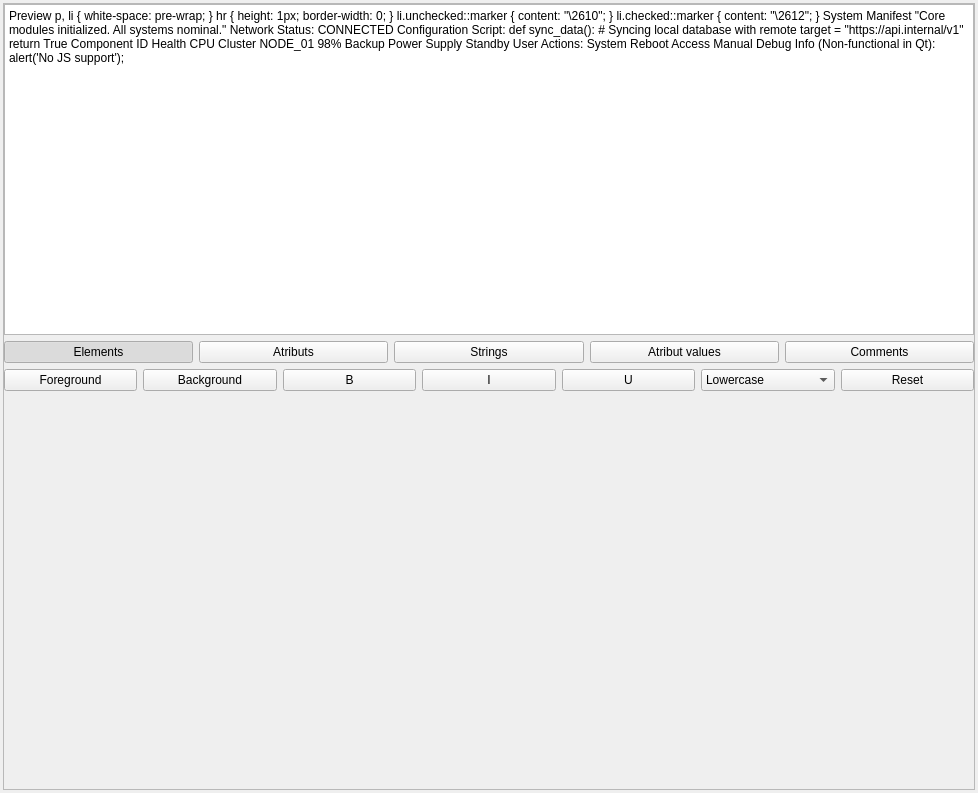
<?xml version="1.0" encoding="UTF-8"?>
<ui version="4.0">
 <class>sourcePage</class>
 <widget class="QWidget" name="sourcePage">
  <property name="geometry">
   <rect>
    <x>0</x>
    <y>0</y>
    <width>978</width>
    <height>793</height>
   </rect>
  </property>
  <property name="windowTitle">
   <string>Form</string>
  </property>
  <layout class="QVBoxLayout" name="mainLayout">
   <property name="spacing">
    <number>3</number>
   </property>
   <property name="leftMargin">
    <number>3</number>
   </property>
   <property name="topMargin">
    <number>3</number>
   </property>
   <property name="rightMargin">
    <number>3</number>
   </property>
   <property name="bottomMargin">
    <number>3</number>
   </property>
   <item>
    <widget class="QScrollArea" name="sourceCodeScrollArea">
     <property name="sizePolicy">
      <sizepolicy hsizetype="MinimumExpanding" vsizetype="MinimumExpanding">
       <horstretch>0</horstretch>
       <verstretch>0</verstretch>
      </sizepolicy>
     </property>
     <property name="horizontalScrollBarPolicy">
      <enum>Qt::ScrollBarAlwaysOff</enum>
     </property>
     <property name="sizeAdjustPolicy">
      <enum>QAbstractScrollArea::AdjustToContents</enum>
     </property>
     <property name="widgetResizable">
      <bool>true</bool>
     </property>
     <property name="alignment">
      <set>Qt::AlignCenter</set>
     </property>
     <widget class="QWidget" name="sourceCodeScrollContent">
      <property name="geometry">
       <rect>
        <x>0</x>
        <y>0</y>
        <width>970</width>
        <height>785</height>
       </rect>
      </property>
      <layout class="QVBoxLayout" name="sourceCodeScrollLayout">
       <property name="leftMargin">
        <number>0</number>
       </property>
       <property name="topMargin">
        <number>0</number>
       </property>
       <property name="rightMargin">
        <number>0</number>
       </property>
       <property name="bottomMargin">
        <number>0</number>
       </property>
       <item>
        <layout class="QVBoxLayout" name="exampleTextLayout">
         <property name="topMargin">
          <number>0</number>
         </property>
         <property name="bottomMargin">
          <number>6</number>
         </property>
         <item>
          <widget class="QTextEdit" name="exampleTextEdit">
           <property name="documentTitle">
            <string>Preview</string>
           </property>
           <property name="readOnly">
            <bool>true</bool>
           </property>
           <property name="html">
            <string>&lt;!DOCTYPE HTML PUBLIC &quot;-//W3C//DTD HTML 4.0//EN&quot; &quot;http://www.w3.org/TR/REC-html40/strict.dtd&quot;&gt;
&lt;html&gt;&lt;head&gt;&lt;meta name=&quot;qrichtext&quot; content=&quot;1&quot; /&gt;&lt;meta charset=&quot;utf-8&quot; /&gt;&lt;title&gt;Preview&lt;/title&gt;&lt;style type=&quot;text/css&quot;&gt;
p, li { white-space: pre-wrap; }
hr { height: 1px; border-width: 0; }
li.unchecked::marker { content: &quot;\2610&quot;; }
li.checked::marker { content: &quot;\2612&quot;; }
&lt;/style&gt;&lt;/head&gt;&lt;body style=&quot; font-family:'Ubuntu'; font-size:10pt; font-weight:400; font-style:normal;&quot;&gt;
&lt;p style=&quot; margin-top:0px; margin-bottom:0px; margin-left:0px; margin-right:0px; -qt-block-indent:0; text-indent:0px;&quot;&gt;&amp;lt;html&amp;gt;&lt;/p&gt;
&lt;p style=&quot; margin-top:0px; margin-bottom:0px; margin-left:0px; margin-right:0px; -qt-block-indent:0; text-indent:0px;&quot;&gt;  &amp;lt;body style=&amp;quot;font-family: 'Arial', sans-serif; font-size: 10pt; color: #222;&amp;quot;&amp;gt;&lt;/p&gt;
&lt;p style=&quot; margin-top:0px; margin-bottom:0px; margin-left:0px; margin-right:0px; -qt-block-indent:0; text-indent:0px;&quot;&gt;    &amp;lt;h2 style=&amp;quot;color: #004a99;&amp;quot;&amp;gt;System Manifest&amp;lt;/h2&amp;gt;&lt;/p&gt;
&lt;p style=&quot; margin-top:0px; margin-bottom:0px; margin-left:0px; margin-right:0px; -qt-block-indent:0; text-indent:0px;&quot;&gt;    &amp;lt;blockquote style=&amp;quot;background: #f4f4f4; border-left: 4px solid #004a99; padding: 8px;&amp;quot;&amp;gt;&lt;/p&gt;
&lt;p style=&quot; margin-top:0px; margin-bottom:0px; margin-left:0px; margin-right:0px; -qt-block-indent:0; text-indent:0px;&quot;&gt;      &amp;quot;Core modules initialized. All systems nominal.&amp;quot;&lt;/p&gt;
&lt;p style=&quot; margin-top:0px; margin-bottom:0px; margin-left:0px; margin-right:0px; -qt-block-indent:0; text-indent:0px;&quot;&gt;    &amp;lt;/blockquote&amp;gt;&lt;/p&gt;
&lt;p style=&quot; margin-top:0px; margin-bottom:0px; margin-left:0px; margin-right:0px; -qt-block-indent:0; text-indent:0px;&quot;&gt;    &amp;lt;p&amp;gt;Network Status: &amp;lt;span style=&amp;quot;color: #28a745; font-weight: bold;&amp;quot;&amp;gt;CONNECTED&amp;lt;/span&amp;gt;&amp;lt;/p&amp;gt;&lt;/p&gt;
&lt;p style=&quot; margin-top:0px; margin-bottom:0px; margin-left:0px; margin-right:0px; -qt-block-indent:0; text-indent:0px;&quot;&gt;    &amp;lt;hr /&amp;gt;&lt;/p&gt;
&lt;p style=&quot; margin-top:0px; margin-bottom:0px; margin-left:0px; margin-right:0px; -qt-block-indent:0; text-indent:0px;&quot;&gt;    &amp;lt;p&amp;gt;Configuration Script:&amp;lt;/p&amp;gt;&lt;/p&gt;
&lt;p style=&quot; margin-top:0px; margin-bottom:0px; margin-left:0px; margin-right:0px; -qt-block-indent:0; text-indent:0px;&quot;&gt;    &amp;lt;pre style=&amp;quot;background: #1e1e1e; color: #d4d4d4; padding: 12px; border-radius: 4px;&amp;quot;&amp;gt;&lt;/p&gt;
&lt;p style=&quot; margin-top:0px; margin-bottom:0px; margin-left:0px; margin-right:0px; -qt-block-indent:0; text-indent:0px;&quot;&gt;def sync_data():&lt;/p&gt;
&lt;p style=&quot; margin-top:0px; margin-bottom:0px; margin-left:0px; margin-right:0px; -qt-block-indent:0; text-indent:0px;&quot;&gt;    # Syncing local database with remote&lt;/p&gt;
&lt;p style=&quot; margin-top:0px; margin-bottom:0px; margin-left:0px; margin-right:0px; -qt-block-indent:0; text-indent:0px;&quot;&gt;    target = &amp;quot;https://api.internal/v1&amp;quot;&lt;/p&gt;
&lt;p style=&quot; margin-top:0px; margin-bottom:0px; margin-left:0px; margin-right:0px; -qt-block-indent:0; text-indent:0px;&quot;&gt;    return True&lt;/p&gt;
&lt;p style=&quot; margin-top:0px; margin-bottom:0px; margin-left:0px; margin-right:0px; -qt-block-indent:0; text-indent:0px;&quot;&gt;    &amp;lt;/pre&amp;gt;&lt;/p&gt;
&lt;p style=&quot; margin-top:0px; margin-bottom:0px; margin-left:0px; margin-right:0px; -qt-block-indent:0; text-indent:0px;&quot;&gt;    &amp;lt;table border=&amp;quot;1&amp;quot; width=&amp;quot;100%&amp;quot; cellpadding=&amp;quot;6&amp;quot; style=&amp;quot;border-collapse: collapse; border: 1px solid #ddd;&amp;quot;&amp;gt;&lt;/p&gt;
&lt;p style=&quot; margin-top:0px; margin-bottom:0px; margin-left:0px; margin-right:0px; -qt-block-indent:0; text-indent:0px;&quot;&gt;      &amp;lt;tr bgcolor=&amp;quot;#f2f2f2&amp;quot;&amp;gt;&lt;/p&gt;
&lt;p style=&quot; margin-top:0px; margin-bottom:0px; margin-left:0px; margin-right:0px; -qt-block-indent:0; text-indent:0px;&quot;&gt;        &amp;lt;th&amp;gt;Component&amp;lt;/th&amp;gt;&lt;/p&gt;
&lt;p style=&quot; margin-top:0px; margin-bottom:0px; margin-left:0px; margin-right:0px; -qt-block-indent:0; text-indent:0px;&quot;&gt;        &amp;lt;th&amp;gt;ID&amp;lt;/th&amp;gt;&lt;/p&gt;
&lt;p style=&quot; margin-top:0px; margin-bottom:0px; margin-left:0px; margin-right:0px; -qt-block-indent:0; text-indent:0px;&quot;&gt;        &amp;lt;th&amp;gt;Health&amp;lt;/th&amp;gt;&lt;/p&gt;
&lt;p style=&quot; margin-top:0px; margin-bottom:0px; margin-left:0px; margin-right:0px; -qt-block-indent:0; text-indent:0px;&quot;&gt;      &amp;lt;/tr&amp;gt;&lt;/p&gt;
&lt;p style=&quot; margin-top:0px; margin-bottom:0px; margin-left:0px; margin-right:0px; -qt-block-indent:0; text-indent:0px;&quot;&gt;      &amp;lt;tr&amp;gt;&lt;/p&gt;
&lt;p style=&quot; margin-top:0px; margin-bottom:0px; margin-left:0px; margin-right:0px; -qt-block-indent:0; text-indent:0px;&quot;&gt;        &amp;lt;td&amp;gt;&amp;lt;b&amp;gt;CPU Cluster&amp;lt;/b&amp;gt;&amp;lt;/td&amp;gt;&lt;/p&gt;
&lt;p style=&quot; margin-top:0px; margin-bottom:0px; margin-left:0px; margin-right:0px; -qt-block-indent:0; text-indent:0px;&quot;&gt;        &amp;lt;td&amp;gt;&amp;lt;code&amp;gt;NODE_01&amp;lt;/code&amp;gt;&amp;lt;/td&amp;gt;&lt;/p&gt;
&lt;p style=&quot; margin-top:0px; margin-bottom:0px; margin-left:0px; margin-right:0px; -qt-block-indent:0; text-indent:0px;&quot;&gt;        &amp;lt;td&amp;gt;&amp;lt;i style=&amp;quot;color: green;&amp;quot;&amp;gt;98%&amp;lt;/i&amp;gt;&amp;lt;/td&amp;gt;&lt;/p&gt;
&lt;p style=&quot; margin-top:0px; margin-bottom:0px; margin-left:0px; margin-right:0px; -qt-block-indent:0; text-indent:0px;&quot;&gt;      &amp;lt;/tr&amp;gt;&lt;/p&gt;
&lt;p style=&quot; margin-top:0px; margin-bottom:0px; margin-left:0px; margin-right:0px; -qt-block-indent:0; text-indent:0px;&quot;&gt;      &amp;lt;tr&amp;gt;&lt;/p&gt;
&lt;p style=&quot; margin-top:0px; margin-bottom:0px; margin-left:0px; margin-right:0px; -qt-block-indent:0; text-indent:0px;&quot;&gt;        &amp;lt;td colspan=&amp;quot;2&amp;quot;&amp;gt;Backup Power Supply&amp;lt;/td&amp;gt;&lt;/p&gt;
&lt;p style=&quot; margin-top:0px; margin-bottom:0px; margin-left:0px; margin-right:0px; -qt-block-indent:0; text-indent:0px;&quot;&gt;        &amp;lt;td align=&amp;quot;right&amp;quot;&amp;gt;Standby&amp;lt;/td&amp;gt;&lt;/p&gt;
&lt;p style=&quot; margin-top:0px; margin-bottom:0px; margin-left:0px; margin-right:0px; -qt-block-indent:0; text-indent:0px;&quot;&gt;      &amp;lt;/tr&amp;gt;&lt;/p&gt;
&lt;p style=&quot; margin-top:0px; margin-bottom:0px; margin-left:0px; margin-right:0px; -qt-block-indent:0; text-indent:0px;&quot;&gt;    &amp;lt;/table&amp;gt;&lt;/p&gt;
&lt;p style=&quot; margin-top:0px; margin-bottom:0px; margin-left:0px; margin-right:0px; -qt-block-indent:0; text-indent:0px;&quot;&gt;    &amp;lt;p&amp;gt;User Actions:&amp;lt;/p&amp;gt;&lt;/p&gt;
&lt;p style=&quot; margin-top:0px; margin-bottom:0px; margin-left:0px; margin-right:0px; -qt-block-indent:0; text-indent:0px;&quot;&gt;    &amp;lt;ul&amp;gt;&lt;/p&gt;
&lt;p style=&quot; margin-top:0px; margin-bottom:0px; margin-left:0px; margin-right:0px; -qt-block-indent:0; text-indent:0px;&quot;&gt;      &amp;lt;li&amp;gt;&amp;lt;a href=&amp;quot;cmd://reboot&amp;quot; style=&amp;quot;color: #d9534f; font-weight: bold;&amp;quot;&amp;gt;System Reboot&amp;lt;/a&amp;gt;&amp;lt;/li&amp;gt;&lt;/p&gt;
&lt;p style=&quot; margin-top:0px; margin-bottom:0px; margin-left:0px; margin-right:0px; -qt-block-indent:0; text-indent:0px;&quot;&gt;      &amp;lt;li&amp;gt;&amp;lt;a href=&amp;quot;https://wiki.local&amp;quot; style=&amp;quot;color: #0275d8;&amp;quot;&amp;gt;Access Manual&amp;lt;/a&amp;gt;&amp;lt;/li&amp;gt;&lt;/p&gt;
&lt;p style=&quot; margin-top:0px; margin-bottom:0px; margin-left:0px; margin-right:0px; -qt-block-indent:0; text-indent:0px;&quot;&gt;    &amp;lt;/ul&amp;gt;&lt;/p&gt;
&lt;p style=&quot; margin-top:0px; margin-bottom:0px; margin-left:0px; margin-right:0px; -qt-block-indent:0; text-indent:0px;&quot;&gt;    &amp;lt;div style=&amp;quot;background: #fff3cd; padding: 10px; border: 1px solid #ffeeba;&amp;quot;&amp;gt;&lt;/p&gt;
&lt;p style=&quot; margin-top:0px; margin-bottom:0px; margin-left:0px; margin-right:0px; -qt-block-indent:0; text-indent:0px;&quot;&gt;      &amp;lt;strong&amp;gt;Debug Info (Non-functional in Qt):&amp;lt;/strong&amp;gt;&amp;lt;br&amp;gt;&lt;/p&gt;
&lt;p style=&quot; margin-top:0px; margin-bottom:0px; margin-left:0px; margin-right:0px; -qt-block-indent:0; text-indent:0px;&quot;&gt;      &amp;lt;code&amp;gt;&amp;amp;lt;script&amp;amp;gt;alert('No JS support');&amp;amp;lt;/script&amp;amp;gt;&amp;lt;/code&amp;gt;&amp;lt;br&amp;gt;&lt;/p&gt;
&lt;p style=&quot; margin-top:0px; margin-bottom:0px; margin-left:0px; margin-right:0px; -qt-block-indent:0; text-indent:0px;&quot;&gt;      &amp;lt;code&amp;gt;&amp;amp;lt;input type=&amp;quot;text&amp;quot; placeholder=&amp;quot;No inputs&amp;quot;&amp;amp;gt;&amp;lt;/code&amp;gt;&lt;/p&gt;
&lt;p style=&quot; margin-top:0px; margin-bottom:0px; margin-left:0px; margin-right:0px; -qt-block-indent:0; text-indent:0px;&quot;&gt;    &amp;lt;/div&amp;gt;&lt;/p&gt;
&lt;p style=&quot; margin-top:0px; margin-bottom:0px; margin-left:0px; margin-right:0px; -qt-block-indent:0; text-indent:0px;&quot;&gt;  &amp;lt;/body&amp;gt;&lt;/p&gt;
&lt;p style=&quot; margin-top:0px; margin-bottom:0px; margin-left:0px; margin-right:0px; -qt-block-indent:0; text-indent:0px;&quot;&gt;&amp;lt;/html&amp;gt;&lt;/p&gt;&lt;/body&gt;&lt;/html&gt;</string>
           </property>
           <property name="placeholderText">
            <string/>
           </property>
          </widget>
         </item>
         <item>
          <layout class="QHBoxLayout" name="markingLayout">
           <item>
            <widget class="QPushButton" name="elementsButton">
             <property name="text">
              <string>Elements</string>
             </property>
             <property name="checkable">
              <bool>true</bool>
             </property>
             <property name="checked">
              <bool>true</bool>
             </property>
             <property name="autoDefault">
              <bool>false</bool>
             </property>
             <attribute name="buttonGroup">
              <string notr="true">stylingButtonGroup</string>
             </attribute>
            </widget>
           </item>
           <item>
            <widget class="QPushButton" name="atributsButton">
             <property name="text">
              <string>Atributs</string>
             </property>
             <property name="checkable">
              <bool>true</bool>
             </property>
             <attribute name="buttonGroup">
              <string notr="true">stylingButtonGroup</string>
             </attribute>
            </widget>
           </item>
           <item>
            <widget class="QPushButton" name="stringButton">
             <property name="text">
              <string>Strings</string>
             </property>
             <property name="checkable">
              <bool>true</bool>
             </property>
             <attribute name="buttonGroup">
              <string notr="true">stylingButtonGroup</string>
             </attribute>
            </widget>
           </item>
           <item>
            <widget class="QPushButton" name="attrValuesButton">
             <property name="text">
              <string>Atribut values</string>
             </property>
             <property name="checkable">
              <bool>true</bool>
             </property>
             <attribute name="buttonGroup">
              <string notr="true">stylingButtonGroup</string>
             </attribute>
            </widget>
           </item>
           <item>
            <widget class="QPushButton" name="commentsButton">
             <property name="text">
              <string>Comments</string>
             </property>
             <property name="checkable">
              <bool>true</bool>
             </property>
             <attribute name="buttonGroup">
              <string notr="true">stylingButtonGroup</string>
             </attribute>
            </widget>
           </item>
          </layout>
         </item>
         <item>
          <layout class="QHBoxLayout" name="stylingLayout">
           <item>
            <widget class="QPushButton" name="foregroundStyle">
             <property name="sizePolicy">
              <sizepolicy hsizetype="Preferred" vsizetype="Fixed">
               <horstretch>0</horstretch>
               <verstretch>0</verstretch>
              </sizepolicy>
             </property>
             <property name="text">
              <string>Foreground</string>
             </property>
            </widget>
           </item>
           <item>
            <widget class="QPushButton" name="backgroundStyle">
             <property name="sizePolicy">
              <sizepolicy hsizetype="Preferred" vsizetype="Fixed">
               <horstretch>0</horstretch>
               <verstretch>0</verstretch>
              </sizepolicy>
             </property>
             <property name="text">
              <string>Background</string>
             </property>
            </widget>
           </item>
           <item>
            <widget class="QPushButton" name="boldStyle">
             <property name="sizePolicy">
              <sizepolicy hsizetype="Preferred" vsizetype="Fixed">
               <horstretch>0</horstretch>
               <verstretch>0</verstretch>
              </sizepolicy>
             </property>
             <property name="text">
              <string>B</string>
             </property>
             <property name="checkable">
              <bool>true</bool>
             </property>
            </widget>
           </item>
           <item>
            <widget class="QPushButton" name="italicStyle">
             <property name="sizePolicy">
              <sizepolicy hsizetype="Preferred" vsizetype="Fixed">
               <horstretch>0</horstretch>
               <verstretch>0</verstretch>
              </sizepolicy>
             </property>
             <property name="text">
              <string>I</string>
             </property>
             <property name="checkable">
              <bool>true</bool>
             </property>
            </widget>
           </item>
           <item>
            <widget class="QPushButton" name="underlineStyle">
             <property name="sizePolicy">
              <sizepolicy hsizetype="Preferred" vsizetype="Fixed">
               <horstretch>0</horstretch>
               <verstretch>0</verstretch>
              </sizepolicy>
             </property>
             <property name="text">
              <string>U</string>
             </property>
             <property name="checkable">
              <bool>true</bool>
             </property>
            </widget>
           </item>
           <item>
            <widget class="QComboBox" name="transformStyle">
             <property name="sizePolicy">
              <sizepolicy hsizetype="Preferred" vsizetype="Fixed">
               <horstretch>0</horstretch>
               <verstretch>0</verstretch>
              </sizepolicy>
             </property>
             <item>
              <property name="text">
               <string>Lowercase</string>
              </property>
             </item>
             <item>
              <property name="text">
               <string>Uppercase</string>
              </property>
             </item>
            </widget>
           </item>
           <item>
            <widget class="QPushButton" name="resetButton">
             <property name="sizePolicy">
              <sizepolicy hsizetype="Preferred" vsizetype="Fixed">
               <horstretch>0</horstretch>
               <verstretch>0</verstretch>
              </sizepolicy>
             </property>
             <property name="text">
              <string>Reset</string>
             </property>
            </widget>
           </item>
          </layout>
         </item>
        </layout>
       </item>
       <item>
        <spacer name="sourceCodeLayoutSpacer">
         <property name="orientation">
          <enum>Qt::Vertical</enum>
         </property>
         <property name="sizeHint" stdset="0">
          <size>
           <width>20</width>
           <height>40</height>
          </size>
         </property>
        </spacer>
       </item>
      </layout>
     </widget>
    </widget>
   </item>
  </layout>
 </widget>
 <resources/>
 <connections/>
 <buttongroups>
  <buttongroup name="stylingButtonGroup"/>
 </buttongroups>
</ui>
